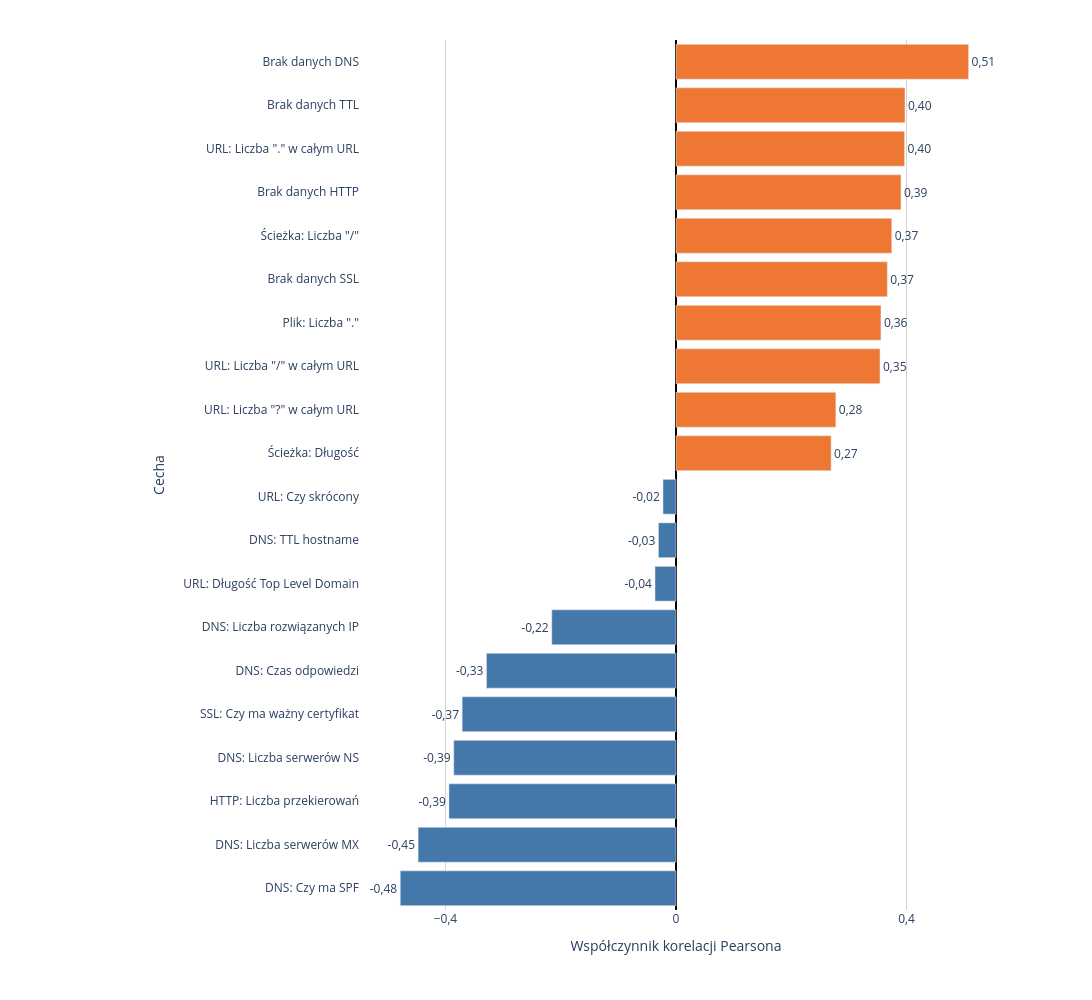
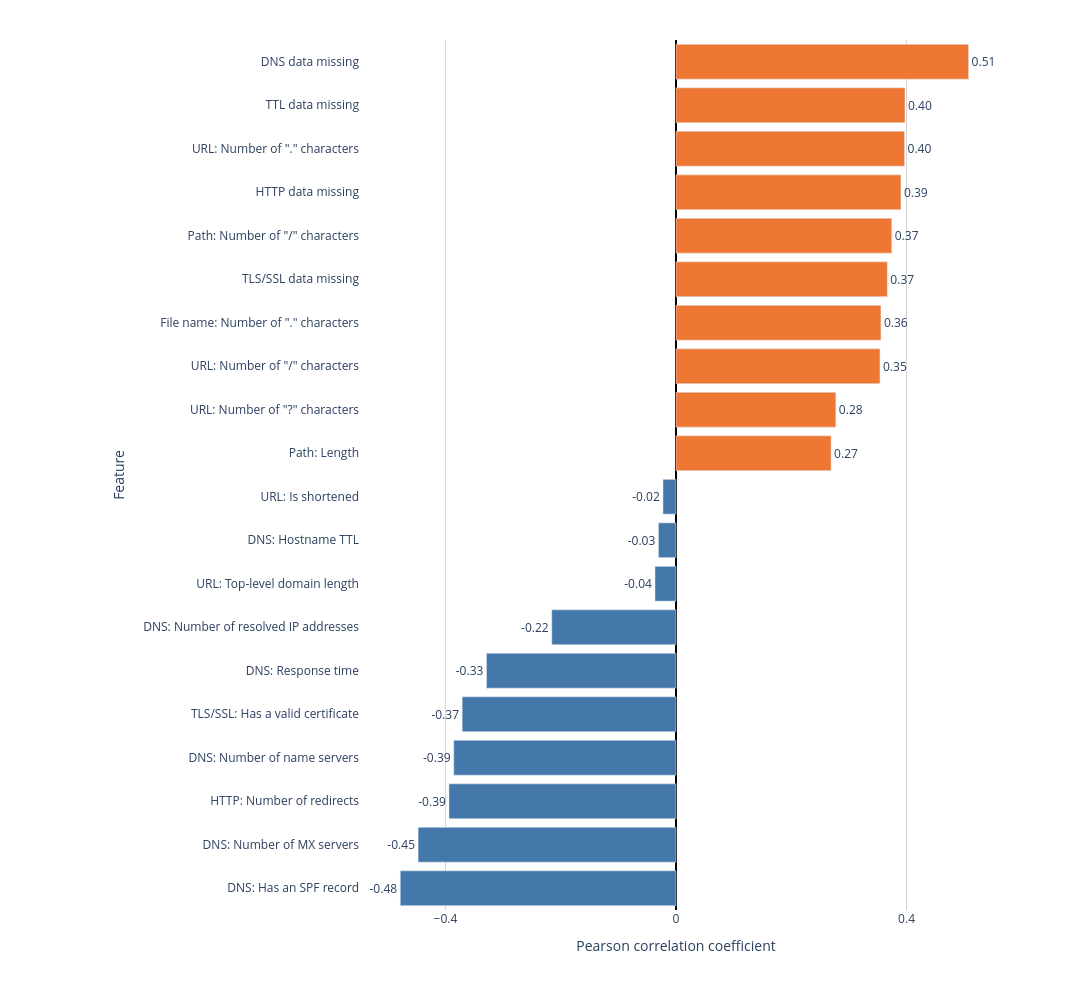

The cell these charts' notebook holds for them, in order:
### Markdown cell above
## 4. Analiza Korelacji

### Code cell
def analyze_correlations(df):
    print("=" * 80)
    print("ANALIZA KORELACJI")
    print("=" * 80)

    target_col = TARGET_COL
    feature_cols = [col for col in feature_columns(df) if pd.api.types.is_numeric_dtype(df[col])]

    print(f"\n1. KORELACJE ZE ZMIENNĄ DOCELOWĄ ({target_col}):")
    target_correlations = df[feature_cols].corrwith(df[target_col]).to_frame('Korelacja')
    target_correlations['Abs_Korelacja'] = target_correlations['Korelacja'].abs()
    target_correlations = target_correlations.sort_values('Abs_Korelacja', ascending=False)

    print(f"\nTop 20 Cech Najbardziej Skorelowanych z '{target_col}':")
    top_20_corr = target_correlations.head(20).copy()
    top_20_corr.index = [get_readable_name(feat) for feat in top_20_corr.index]
    print(top_20_corr.to_string())

    positive = target_correlations[
        target_correlations['Korelacja'] > 0
    ].nlargest(10, 'Korelacja')
    negative = target_correlations[
        target_correlations['Korelacja'] < 0
    ].nsmallest(10, 'Korelacja')
    displayed = pd.concat([negative, positive]).sort_values('Korelacja')
    labels = [get_readable_name(feature) for feature in displayed.index]
    values = displayed['Korelacja'].to_numpy()
    colors = [
        CLASS_COLORS['safe'] if value < 0 else CLASS_COLORS['phishing']
        for value in values
    ]
    value_labels = [f'{value:.2f}'.replace('.', ',') for value in values]
    fig = go.Figure(go.Bar(
        x=values, y=labels, orientation='h',
        marker=dict(color=colors),
        text=value_labels, textposition='outside', cliponaxis=False,
        hovertemplate=(
            '%{y}<br>Współczynnik korelacji Pearsona: '
            '%{x:.3f}<extra></extra>'
        ),
    ))
    lower, upper, ticks = scientific_scale(
        values, symmetric=True, reserve_ratio=0.08,
        target_intervals=4, rounded_bounds=False,
    )
    fig.update_layout(
        width=1400, height=1000,
        xaxis_title='Współczynnik korelacji Pearsona',
        yaxis_title='Cecha', showlegend=False,
        plot_bgcolor='white', separators=', ',
        margin=dict(l=360, r=100, t=40, b=90),
    )
    fig.update_xaxes(
        range=[lower, upper], tickmode='array', tickvals=ticks,
        zeroline=True, zerolinewidth=2,
        zerolinecolor='black', showgrid=True, gridcolor='lightgray',
        tickformat=plotly_tick_format(ticks),
    )
    fig.update_yaxes(showgrid=False)
    save_bilingual_plotly_figure(
        fig, png_dir, html_dir, 'target_correlations',
        scale=2, width=1400, height=1000,
    )

    print("\n2. ANALIZA WIELOKOLINEARNOŚCI:")
    correlation_matrix = df[feature_cols].corr()
    high_corr_pairs = correlation_matrix.unstack().sort_values(ascending=False)
    high_corr_pairs = high_corr_pairs[high_corr_pairs > 0.7]
    high_corr_pairs = high_corr_pairs[high_corr_pairs < 1.0]

    if not high_corr_pairs.empty:
        print(f"   Znaleziono {len(high_corr_pairs)} wysoko skorelowanych par cech (|r| > 0.7)")
        print("\n   Top 10 skorelowanych par:")
        top_10_pairs = high_corr_pairs.head(10).copy()
        top_10_pairs.index = [(get_readable_name(idx[0]), get_readable_name(idx[1])) for idx in top_10_pairs.index]
        print(top_10_pairs)
    else:
        print("   ✅ Nie wykryto wysokiej wielokolinearności (|r| > 0.7)")

    target_correlations.to_csv(f'{csv_dir}/target_correlations.csv')
    print(f"\n✓ Analiza korelacji zapisana do: {csv_dir}/target_correlations.csv")
    print(f"✓ Wizualizacja zapisana do: {png_dir}/target_correlations.png")

    return target_correlations, correlation_matrix

target_correlations, correlation_matrix = analyze_correlations(df_clean)

### Figure 1 — Plotly figure (JSON) as saved in the notebook; plotly's stock layout.template omitted (floating-point values rounded to 4 significant figures)
{"data": [{"cliponaxis": false, "hovertemplate": "%{y}<br>Współczynnik korelacji Pearsona: %{x:.3f}<extra></extra>", "marker": {"color": ["#4477AA", "#4477AA", "#4477AA", "#4477AA", "#4477AA", "#4477AA", "#4477AA", "#4477AA", "#4477AA", "#4477AA", "#EE7733", "#EE7733", "#EE7733", "#EE7733", "#EE7733", "#EE7733", "#EE7733", "#EE7733", "#EE7733", "#EE7733"]}, "orientation": "h", "text": ["-0,48", "-0,45", "-0,39", "-0,39", "-0,37", "-0,33", "-0,22", "-0,04", "-0,03", "-0,02", "0,27", "0,28", "0,35", "0,36", "0,37", "0,37", "0,39", "0,40", "0,40", "0,51"], "textposition": "outside", "type": "bar", "x": [-0.4784, -0.4474, -0.3939, -0.3856, -0.371, -0.3288, -0.2155, -0.03648, -0.03044, -0.02261, 0.2691, 0.2773, 0.3539, 0.3556, 0.3667, 0.3743, 0.3903, 0.3966, 0.3973, 0.5077], "y": ["DNS: Czy ma SPF", "DNS: Liczba serwerów MX", "HTTP: Liczba przekierowań", "DNS: Liczba serwerów NS", "SSL: Czy ma ważny certyfikat", "DNS: Czas odpowiedzi", "DNS: Liczba rozwiązanych IP", "URL: Długość Top Level Domain", "DNS: TTL hostname", "URL: Czy skrócony", "Ścieżka: Długość", "URL: Liczba \"?\" w całym URL", "URL: Liczba \"/\" w całym URL", "Plik: Liczba \".\"", "Brak danych SSL", "Ścieżka: Liczba \"/\"", "Brak danych HTTP", "URL: Liczba \".\" w całym URL", "Brak danych TTL", "Brak danych DNS"]}], "layout": {"height": 1000, "margin": {"b": 90, "l": 360, "r": 100, "t": 40}, "plot_bgcolor": "white", "separators": ", ", "showlegend": false, "width": 1400, "xaxis": {"gridcolor": "lightgray", "range": [-0.5483, 0.5483], "showgrid": true, "tickformat": ".2~f", "tickmode": "array", "tickvals": [-0.4, 0.0, 0.4], "title": {"text": "Współczynnik korelacji Pearsona"}, "zeroline": true, "zerolinecolor": "black", "zerolinewidth": 2}, "yaxis": {"showgrid": false, "title": {"text": "Cecha"}}}}

### Figure 2 — Plotly figure (JSON) as saved in the notebook; plotly's stock layout.template omitted (floating-point values rounded to 4 significant figures)
{"data": [{"cliponaxis": false, "hovertemplate": "%{y}<br>Pearson correlation coefficient: %{x:.3f}<extra></extra>", "marker": {"color": ["#4477AA", "#4477AA", "#4477AA", "#4477AA", "#4477AA", "#4477AA", "#4477AA", "#4477AA", "#4477AA", "#4477AA", "#EE7733", "#EE7733", "#EE7733", "#EE7733", "#EE7733", "#EE7733", "#EE7733", "#EE7733", "#EE7733", "#EE7733"]}, "orientation": "h", "text": ["-0.48", "-0.45", "-0.39", "-0.39", "-0.37", "-0.33", "-0.22", "-0.04", "-0.03", "-0.02", "0.27", "0.28", "0.35", "0.36", "0.37", "0.37", "0.39", "0.40", "0.40", "0.51"], "textposition": "outside", "type": "bar", "x": [-0.4784, -0.4474, -0.3939, -0.3856, -0.371, -0.3288, -0.2155, -0.03648, -0.03044, -0.02261, 0.2691, 0.2773, 0.3539, 0.3556, 0.3667, 0.3743, 0.3903, 0.3966, 0.3973, 0.5077], "y": ["DNS: Has an SPF record", "DNS: Number of MX servers", "HTTP: Number of redirects", "DNS: Number of name servers", "TLS/SSL: Has a valid certificate", "DNS: Response time", "DNS: Number of resolved IP addresses", "URL: Top-level domain length", "DNS: Hostname TTL", "URL: Is shortened", "Path: Length", "URL: Number of \"?\" characters", "URL: Number of \"/\" characters", "File name: Number of \".\" characters", "TLS/SSL data missing", "Path: Number of \"/\" characters", "HTTP data missing", "URL: Number of \".\" characters", "TTL data missing", "DNS data missing"]}], "layout": {"height": 1000, "margin": {"b": 90, "l": 360, "r": 100, "t": 40}, "plot_bgcolor": "white", "separators": ".,", "showlegend": false, "width": 1400, "xaxis": {"gridcolor": "lightgray", "range": [-0.5483, 0.5483], "showgrid": true, "tickformat": ".2~f", "tickmode": "array", "tickvals": [-0.4, 0.0, 0.4], "title": {"text": "Pearson correlation coefficient"}, "zeroline": true, "zerolinecolor": "black", "zerolinewidth": 2}, "yaxis": {"showgrid": false, "title": {"text": "Feature"}}}}
